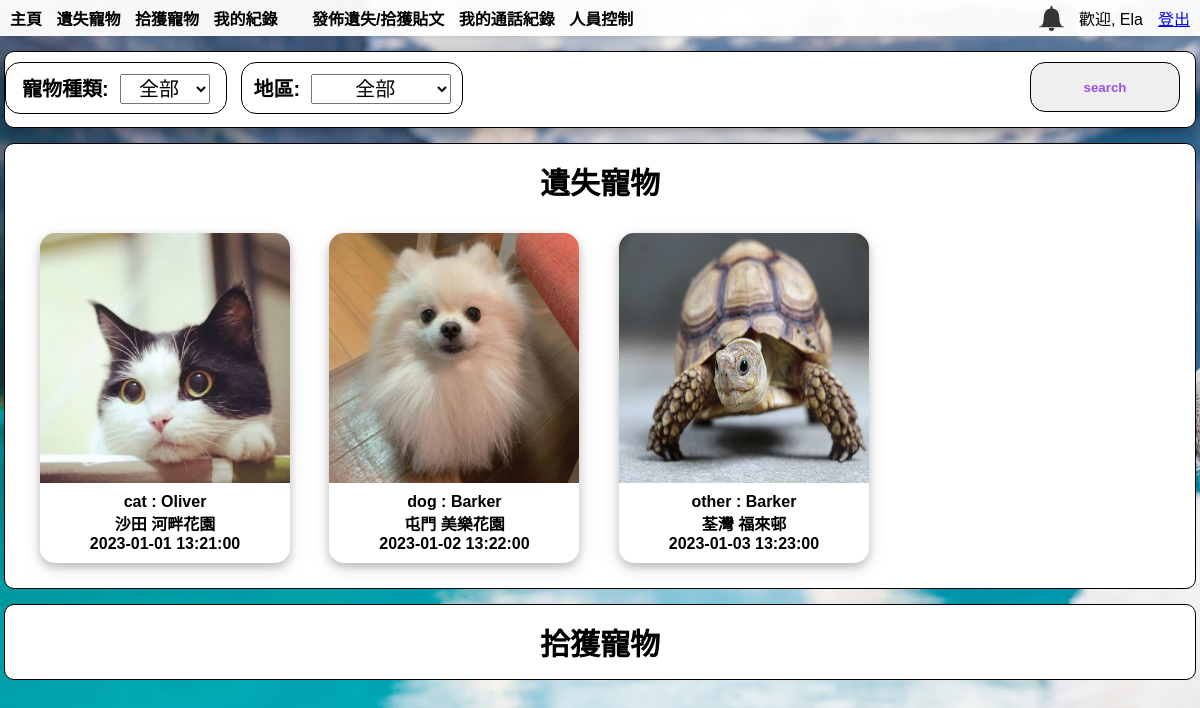
Screenshot of /my_record.php (signed in) with the database file from the repository.
### tables this page shows
CREATE TABLE `lost_post` (
  `lost_ID` int(11) NOT NULL,
  `User_ID` int(11) NOT NULL,
  `Pet_ID` int(11) NOT NULL,
  `date` date NOT NULL,
  `time` time NOT NULL,
  `area` varchar(50) NOT NULL,
  `Place` varchar(50) NOT NULL,
  `Details` varchar(50) NOT NULL,
  `coordinate1` varchar(50) NOT NULL,
  `coordinate2` varchar(50) NOT NULL,
  `latitude` varchar(13) NOT NULL,
  `longitude` varchar(13) NOT NULL
);

CREATE TABLE `pet` (
  `Pet_ID` int(11) NOT NULL,
  `Pet_Types` varchar(255) DEFAULT NULL,
  `Pet_Name` varchar(255) DEFAULT NULL,
  `Pet_Sex` varchar(255) DEFAULT NULL,
  `Pet_Age` int(11) DEFAULT NULL,
  `Pet_weight` int(11) DEFAULT NULL,
  `Pet_chip` text DEFAULT NULL,
  `Pet_Description` text DEFAULT NULL,
  `Pet_feature` text DEFAULT NULL,
  `Pet_color` text DEFAULT NULL,
  `Pet_image` varchar(100) DEFAULT NULL
);

### my_record.php (the view, shortened to what this page needs)
<!DOCTYPE html>
<html lang="en">
<head>
  <link rel="stylesheet" href="css/index.css?v=<?php echo time(); ?>">
  <link rel="stylesheet" href="css/index_mobile.css" media="screen and (max-width: 768px)">
</head>
<body>
<?php
include('header.php');
?>
  <form action="get_post.php" method="get">
    <div id="search">
      <div id="selectVariety" class="searchType searchSelect">
        <div><b>寵物種類:</b>&nbsp;
          <select name="variety" id="select_Variety">
            <option value="all">全部</option>
          </select>
        </div>
      </div>
      <div id="selectArea" class="searchType searchSelect">
        <div><b>地區:</b>&nbsp;
          <select name="area" id="select_Area">
          <option value="全部">全部</option>
          </select>
        </div>
      </div>
      <input id="searchBtn" class="searchType" type="submit" value="search" class="button1">&nbsp;
    </div>
  </form>
  <div id="searchResult">
    <div id="searchResultTittle">
      <b>遺失寵物</b>
    </div>
    <?php
      require_once('conn.php');
      if (isset($_GET['variety'])){
        if ($_GET['variety'] == 'all'){
          $sql = "SELECT Pet_image, Pet_Types, pet.Pet_Name, area, Place, time, date, lost_post.Pet_ID FROM lost_post, pet WHERE lost_post.Pet_ID=pet.Pet_ID AND User_ID = '{$_SESSION["User_ID"]}'";
        }else
        $sql = "SELECT Pet_image, Pet_Types, pet.Pet_Name, area, Place, time, date, lost_post.Pet_ID FROM lost_post, pet WHERE lost_post.Pet_ID=pet.Pet_ID AND Pet_Types LIKE'{$_GET['variety']}' AND User_ID = '{$_SESSION["User_ID"]}'";
      }else{
        $sql = "SELECT Pet_image, Pet_Types, pet.Pet_Name, area, Place, time, date, lost_post.Pet_ID FROM lost_post, pet WHERE lost_post.Pet_ID=pet.Pet_ID AND User_ID = '{$_SESSION["User_ID"]}'";
      }
      $rs = mysqli_query($conn, $sql);
      while ($rc = mysqli_fetch_assoc($rs)) {
        extract($rc);
echo <<<EOD
        <div class="postedPost">
        <a href="my_record_lost_post.php?Pet_ID=$Pet_ID" style="color:black; text-decoration:none">
        <div class="postedPostImage">
EOD;
        ?>
        <img src="./image/<?php echo $rc['Pet_image']; ?>">
        <?php
echo    <<<EOD
        </div>
        <div class="container"><b>$Pet_Types : $Pet_Name</b><br><b>$area $Place</b><br><b>$date $time</b></div>
        </div>
EOD;
      }
    ?>
  </div>
  <div id="searchResult">
    <div id="searchResultTittle">
      <b>拾獲寵物</b>
    </div>
  </div>
</body>
</html>

### css/index.css (style rules this page uses)
body { margin: 0px; background-image: url(../web_image/background.jpg); background-repeat: no-repeat; background-size: 2500px 1666px; background-attachment: fixed; font-family: "Arial", "Arial Black", "Verdana"; background-position: center; }
#search { position: sticky; }
#search, #searchResult { width: 1190px; height: 75px; border: 1px solid black; margin: auto; margin-top: 15px; padding: 0px; position: relative; background-color: white; border-radius: 10px; top: 0px; z-index: 0; }
#search { z-index: 1; box-shadow: 0 4px 8px 0 rgba(0, 0, 0, 0.2), 0 6px 20px 0 rgba(0, 0, 0, 0.1); }
.searchType { cursor: pointer; margin: 10px; margin-left: 0px; height: 50px; width: 150px; border: 1px solid black; display: inline-block; border-radius: 15px; }
.searchType center, .searchType div { text-align: center; margin: auto; margin-top: 10px; font-size: 20px; }
.searchSelect { width: 220px; }
.searchSelect select { padding: 2px; font-size: 20px; text-align: center; }
#select_Variety { width: 90px; }
#select_Area { width: 140px; }
#searchBtn { float: right; margin-right: 15px; color: #9752e8; font-weight: bold; }
#searchResult { height: auto; }
#searchResultTittle { margin: auto; width: 200px; text-align: center; margin-top: 15px; margin-bottom: 15px; font-size: 30px; }
.postedPost { display: inline-block; background-color: white; box-shadow: 0 4px 8px 0 rgba(0, 0, 0, 0.2), 0 6px 20px 0 rgba(0, 0, 0, 0.1); margin-top: 15px; margin-bottom: 25px; margin-left: 35px; width: 250px; cursor: pointer; border-radius: 15px; }
.postedPostImage { overflow: hidden; width: 250px; height: 250px; display:flex; border-radius: 15px 15px 0px 0px; }
.postedPostImage img { width: 100%; }
.container { text-align: center; padding: 10px 20px; white-space: nowrap; overflow: hidden; text-overflow: ellipsis; }

### css/index_mobile.css (style rules this page uses)
body { margin: 0px; background-image: url(../web_image/background.jpg); background-repeat: no-repeat; background-size: 2500px 1666px; background-attachment: fixed; font-family: "Arial", "Arial Black", "Verdana"; background-position: center; }
#search { position: sticky; top: 36px; z-index: 1; }
#search, #searchResult { width: 100%; height: auto; border: 1px solid black; margin: auto; margin-top: 15px; padding: 0px; position: relative; background-color: white; border-radius: 10px; top: 0px; z-index: 0; }
#search { z-index: 1; box-shadow: 0 4px 8px 0 rgba(0, 0, 0, 0.2), 0 6px 20px 0 rgba(0, 0, 0, 0.1); }
.searchType { cursor: pointer; margin: 10px; margin-left: 0px; height: 50px; width: 150px; border: 1px solid black; display: inline-block; border-radius: 15px; }
.searchType center, .searchType div { text-align: center; margin: auto; margin-top: 10px; font-size: 20px; }
.searchSelect { width: 100%; }
.searchSelect select { padding: 2px; font-size: 20px; text-align: center; }
#select_Variety { width: 90px; }
#select_Area { width: 140px; }
#searchBtn { float: right; margin-right: 15px; color: #9752e8; font-weight: bold; }
#searchResultTittle { margin: auto; width: 100%; text-align: center; margin-top: 15px; margin-bottom: 15px; font-size: 30px; }
.postedPost { display: inline-block; background-color: white; box-shadow: 0 4px 8px 0 rgba(0, 0, 0, 0.2), 0 6px 20px 0 rgba(0, 0, 0, 0.1); margin-top: 15px; margin-bottom: 25px; margin-left: 10px; width: 100%; cursor: pointer; border-radius: 15px; }
.postedPostImage { overflow: hidden; width: 100%; height: 250px; display: flex; border-radius: 15px 15px 0px 0px; }
.postedPostImage img { width: 100%; }
.container { text-align: center; padding: 10px 20px; white-space: nowrap; overflow: hidden; text-overflow: ellipsis; }

### rows the page displays
lost_post: Pet_ID.Pet_image (picture), Pet_ID.Pet_Types "cat", Pet_ID.Pet_Name "Oliver", area "沙田", Place "河畔花園", date "2023-01-01", time "13:21:00"
lost_post: Pet_ID.Pet_image (picture), Pet_ID.Pet_Types "dog", Pet_ID.Pet_Name "Barker", area "屯門", Place "美樂花園", date "2023-01-02", time "13:22:00"
lost_post: Pet_ID.Pet_image (picture), Pet_ID.Pet_Types "other", Pet_ID.Pet_Name "Barker", area "荃灣", Place "福來邨", date "2023-01-03", time "13:23:00"

### other values shown
$_SESSION['name'] "Ela"
